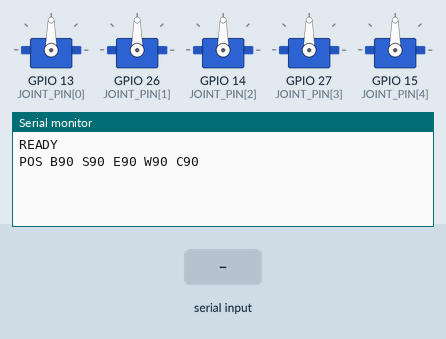
Bench run of a sketch on a simulated ESP32. Shown: 5 × servo, the last lines printed to the serial monitor. The inputs (shaded band) are chosen by the test bench.

Above: at 2.4 s.
2.5 s: "90,45\n" received over Serial
At 3.4 s:
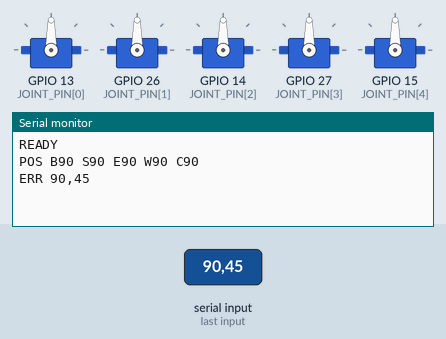
4.0 s: "0\n" received over Serial
At 4.5 s:
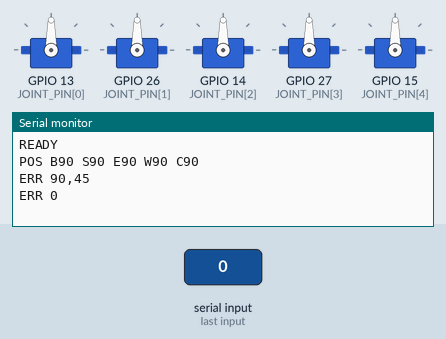
5.5 s: "H90\n" received over Serial
At 6.8 s:
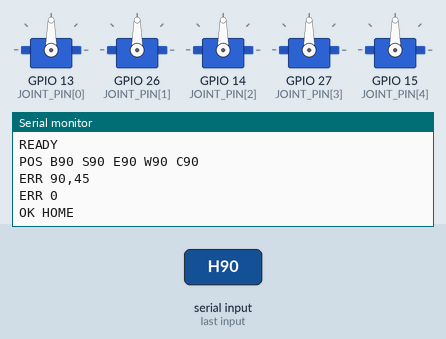

Measured:
- after the input at 2.5 s, the serial monitor: prints a new line at once (image 1)
- after the input at 4.0 s, the serial monitor: prints a new line at once (image 2)
- after the input at 5.5 s, the serial monitor: prints a new line at once (image 3)

The sketch:

base_test.ino
```cpp
// Robot arm - serial servo controller for ESP32 (NodeMCU ESP-32S)
// Board: "ESP32 Dev Module"   Library: ESP32Servo (Kevin Harrington)
//
// Wiring (signal pins):
//   Base -> P13   Shoulder -> P26   Elbow -> P14
//   Wrist -> P27  Gripper -> P15
//
// Protocol (115200 baud, one command per line):
//   B90  -> base to 90       S120 -> shoulder to 120
//   E45  -> elbow to 45      W90  -> wrist to 90
//   C30  -> gripper (claw) to 30
//   H    -> all joints home  ?    -> report current angles
// Servos glide toward the target (no sudden jumps -> less current spike).

#include <ESP32Servo.h>

const int NUM_JOINTS = 5;
const char  JOINT_ID[NUM_JOINTS]   = {'B',    'S',        'E',     'W',     'C'};
const char* JOINT_NAME[NUM_JOINTS] = {"Base", "Shoulder", "Elbow", "Wrist", "Gripper"};
const int   JOINT_PIN[NUM_JOINTS]  = {13,     26,         14,      27,      15};

// Tune these once you see your arm's real safe range
const int ANGLE_MIN[NUM_JOINTS]  = {0,   15,  0,   0,   20};
const int ANGLE_MAX[NUM_JOINTS]  = {180, 165, 180, 180, 160};
const int ANGLE_HOME[NUM_JOINTS] = {90,  90,  90,  90,  90};

const int STEP_DEG = 1;           // degrees moved per tick
const unsigned long TICK_MS = 12; // smaller = faster motion

Servo servos[NUM_JOINTS];
int currentAngle[NUM_JOINTS];
int targetAngle[NUM_JOINTS];

String inputLine = "";
unsigned long lastTick = 0;

int findJoint(char id) {
  for (int i = 0; i < NUM_JOINTS; i++) if (JOINT_ID[i] == id) return i;
  return -1;
}

void reportAngles() {
  Serial.print("POS");
  for (int i = 0; i < NUM_JOINTS; i++) {
    Serial.print(' '); Serial.print(JOINT_ID[i]); Serial.print(targetAngle[i]);
  }
  Serial.println();
}

void handleCommand(String cmd) {
  cmd.trim();
  if (cmd.length() == 0) return;
  char id = toupper(cmd.charAt(0));

  if (id == 'H') {
    for (int i = 0; i < NUM_JOINTS; i++) targetAngle[i] = ANGLE_HOME[i];
    Serial.println("OK HOME");
    return;
  }
  if (id == '?') { reportAngles(); return; }

  int j = findJoint(id);
  if (j < 0 || cmd.length() < 2) { Serial.print("ERR "); Serial.println(cmd); return; }

  int angle = constrain(cmd.substring(1).toInt(), ANGLE_MIN[j], ANGLE_MAX[j]);
  targetAngle[j] = angle;
  Serial.print("OK "); Serial.print(JOINT_NAME[j]); Serial.print(' '); Serial.println(angle);
}

void setup() {
  Serial.begin(115200);

  ESP32PWM::allocateTimer(0);
  ESP32PWM::allocateTimer(1);
  ESP32PWM::allocateTimer(2);
  ESP32PWM::allocateTimer(3);

  for (int i = 0; i < NUM_JOINTS; i++) {
    servos[i].setPeriodHertz(50);
    servos[i].attach(JOINT_PIN[i], 500, 2400);
    currentAngle[i] = targetAngle[i] = ANGLE_HOME[i];
    servos[i].write(ANGLE_HOME[i]);
    delay(250);  // stagger startup so all servos don't pull current at once
  }
  Serial.println("READY");
  reportAngles();
}

void loop() {
  while (Serial.available()) {
    char c = Serial.read();
    if (c == '\n' || c == '\r') {
      if (inputLine.length()) handleCommand(inputLine);
      inputLine = "";
    } else if (inputLine.length() < 16) {
      inputLine += c;
    }
  }

  if (millis() - lastTick >= TICK_MS) {
    lastTick = millis();
    for (int i = 0; i < NUM_JOINTS; i++) {
      if (currentAngle[i] < targetAngle[i])
        currentAngle[i] = min(currentAngle[i] + STEP_DEG, targetAngle[i]);
      else if (currentAngle[i] > targetAngle[i])
        currentAngle[i] = max(currentAngle[i] - STEP_DEG, targetAngle[i]);
      else continue;
      servos[i].write(currentAngle[i]);
    }
  }
}
```
